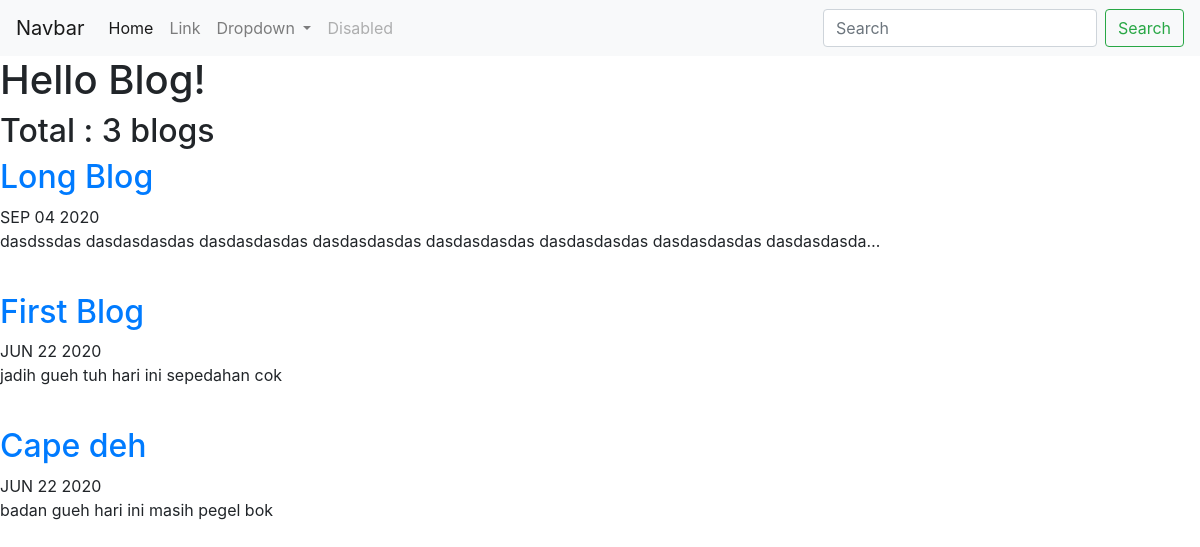
Screenshot of /blog/ with the database file from the repository.
### blog/models.py (models this page shows, shortened)
class Blog(models.Model) :
    title = models.CharField(max_length=100)
    post_date = models.DateField(auto_now=True)
    content = models.CharField(max_length=500)

### blog/views.py (the view)
# urls.py: path('', views.all_blogs, name='all_blogs'),
def all_blogs(request) :
    blogs = Blog.objects.order_by('-post_date')[:5] # last recent blogs
    return render(request, 'blog/all_blogs.html', {'blogs' : blogs})

### blog/templates/blog/all_blogs.html
{% extends 'portofolio/base.html' %}
{% block content %}
<h1>Hello Blog!</h1>
<h2>Total : {{ blogs.count }} blog{{ blogs.count|pluralize }}</h2>
{% for b in blogs %}
<a href="{% url 'blog:detail' b.id %}"><h2>{{b.title}}</h2></a>
{{b.post_date|date:'M d Y'|upper}} <br>
<p>{{b.content|striptags|truncatechars:100}}</p>
<br>
{% endfor %}
{% endblock %}

### portofolio/templates/portofolio/base.html (shortened to what this page needs)
<!doctype html>
<html lang="en">
  <head>
    <link rel="stylesheet" href="https://stackpath.bootstrapcdn.com/bootstrap/4.5.2/css/bootstrap.min.css">
  </head>
  <body>
    <nav class="navbar navbar-expand-lg navbar-light bg-light">
        <a class="navbar-brand" href="#">Navbar</a>
        <div class="collapse navbar-collapse" id="navbarSupportedContent">
          <ul class="navbar-nav mr-auto">
            <li class="nav-item active">
              <a class="nav-link" href="#">Home <span class="sr-only">(current)</span></a>
            </li>
            <li class="nav-item">
              <a class="nav-link" href="#">Link</a>
            </li>
            <li class="nav-item dropdown">
              <a class="nav-link dropdown-toggle" href="#" id="navbarDropdown" role="button" data-toggle="dropdown" aria-haspopup="true" aria-expanded="false">
                Dropdown
              </a>
            </li>
            <li class="nav-item">
              <a class="nav-link disabled" href="#" tabindex="-1" aria-disabled="true">Disabled</a>
            </li>
          </ul>
          <form class="form-inline my-2 my-lg-0">
            <input class="form-control mr-sm-2" type="search" placeholder="Search" aria-label="Search">
            <button class="btn btn-outline-success my-2 my-sm-0" type="submit">Search</button>
          </form>
        </div>
    </nav>
    {% block content %}
    {% endblock %}
  </body>
</html>

### rows the page displays
Blog: title "Long Blog", post_date "SEP 04 2020", content "dasdssdas dasdasdasdas dasdasdasdas dasdasdasdas dasdasdasdas dasdasdasdas dasdasdasdas dasdasdasda…"
Blog: title "First Blog", post_date "JUN 22 2020", content "jadih gueh tuh hari ini sepedahan cok"
Blog: title "Cape deh", post_date "JUN 22 2020", content "badan gueh hari ini masih pegel bok"

### other values shown
{{ blogs.count }} "3"
